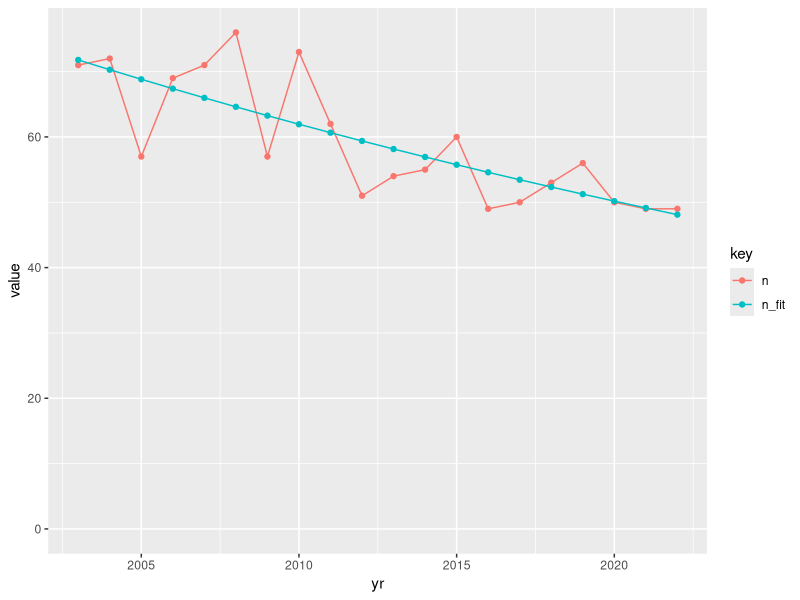
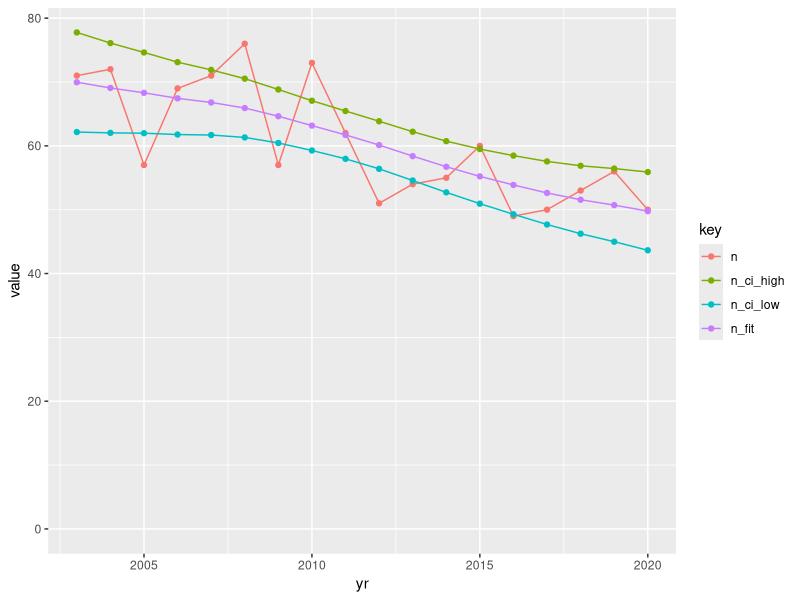

Recreate these plots in R, in order.
library(tidyverse)

# https://violenciagenero.igualdad.gob.es/violenciaEnCifras/victimasMortales/fichaMujeres/2023/VMortales_2023_09_01.pdf

the_data <-  tribble(~yr, ~n,
                     2003, 71,
                     2004, 72,
                     2005, 57,
                     2006, 69,
                     2007, 71,
                     2008, 76,
                     2009, 57,
                     2010, 73,
                     2011, 62,
                     2012, 51,
                     2013, 54,
                     2014, 55,
                     2015, 60,
                     2016, 49,
                     2017, 50,
                     2018, 53,
                     2019, 56,
                     2020, 50,
                     2021, 49,
                     2022, 49) %>% 
  mutate(t = 1:nrow(.), .before = 2)


poiss_glm <- glm(n ~ t, data = the_data, family = "poisson")

summary(poiss_glm)

log_lambda_fit <- coef(poiss_glm)["(Intercept)"] + coef(poiss_glm)["t"] * the_data$t
res_data <- the_data %>% 
  mutate(n_fit = exp(log_lambda_fit))

res_data %>% 
  gather(key, value, -yr, -t) %>% 
  ggplot(aes(x = yr, y = value, colour = key)) +
  geom_line() +
  geom_point() +
  ylim(0, NA)

# % disminución media anual del numero de asesinatos
(exp(coef(poiss_glm)["t"]) - 1) * 100

### https://www.ine.es/jaxiT3/Datos.htm?t=56937#!tabs-tabla
total_m <- tribble(~yr, ~n,
                   2002, 24121834,	
                   2003, 23986952,	
                   2004, 23794728,	
                   2005, 23678767,	
                   2006, 23622448,	
                   2007, 23586945,	
                   2008, 23597473,	
                   2009, 23648876,	
                   2010, 23700373,	
                   2011, 23662983,	
                   2012, 23553902,	
                   2013, 23433048,	
                   2014, 23226305,	
                   2015, 22873931,	
                   2016, 22459813,	
                   2017, 22120648,	
                   2018, 21766121,	
                   2019, 21458232,	
                   2020, 21096666
                   )

total_m_0_4 <- tribble(~yr, ~n,
                       2002, 950027	,
                       2003, 980664	,
                       2004, 1002765	,
                       2005, 1023234	,
                       2006, 1046948	,
                       2007, 1073363	,
                       2008, 1103044	,
                       2009, 1143743	,
                       2010, 1183455	,
                       2011, 1201103	,
                       2012, 1204803	,
                       2013, 1203024	,
                       2014, 1182868	,
                       2015, 1146609	,
                       2016, 1111140	,
                       2017, 1075664	,
                       2018, 1040022	,
                       2019, 1003688	,
                       2020, 960865)

total_m_5_9 <- tribble(~yr, ~n,
                       2002, 1113557	,
                       2003, 1129113	,
                       2004, 1152163	,
                       2005, 1176310	,
                       2006, 1190018	,
                       2007, 1197563	,
                       2008, 1199130	,
                       2009, 1190426	,
                       2010, 1173368	,
                       2011, 1152604	,
                       2012, 1131023	,
                       2013, 1109150	,
                       2014, 1079480	,
                       2015, 1044265	,
                       2016, 1009154	,
                       2017, 976972	,
                       2018, 952718	,
                       2019, 938704	,
                       2020, 930961)

total_m_10_14 <- tribble(~yr, ~n,
                         2002, 1223325	,
                         2003, 1213807	,
                         2004, 1193642	,
                         2005, 1168930	,
                         2006, 1146330	,
                         2007, 1126465	,
                         2008, 1108660	,
                         2009, 1089736	,
                         2010, 1074430	,
                         2011, 1061044	,
                         2012, 1044204	,
                         2013, 1029663	,
                         2014, 1020453	,
                         2015, 1014719	,
                         2016, 1012356	,
                         2017, 1015764	,
                         2018, 1023357	,
                         2019, 1029163	,
                         2020, 1025104)


the_data_m <- total_m %>% 
  full_join(total_m_0_4, by = "yr", suffix = c("_total", "_0_4")) %>% 
  full_join(total_m_5_9, by = "yr") %>% 
  full_join(total_m_10_14, by = "yr", suffix = c("_5_9", "_10_14")) %>% 
  mutate(n_adultas = n_total - n_0_4 - n_5_9 - n_10_14) %>% 
  select(yr, n_adultas) %>% 
  mutate(yr = rev(yr)) %>% 
  arrange(yr)

probe <- the_data_m %>% 
  inner_join(the_data) %>% 
  mutate(n_100K = n / n_adultas * 100000)

poiss_glm <- glm(n ~ t, data = probe, family = "poisson", offset = log(n_adultas/100000))

summary(poiss_glm)

# log_lambda_fit <- coef(poiss_glm)["(Intercept)"] + coef(poiss_glm)["t"] * probe$t
# log_lambda_ci_low <- coef(poiss_glm)["(Intercept)"] + confint(poiss_glm)["t", "2.5 %"] * probe$t
# log_lambda_ci_high <- coef(poiss_glm)["(Intercept)"] + confint(poiss_glm)["t", "97.5 %"] * probe$t
# 
# res_data <- probe %>% 
#   mutate(n_fit = exp(log_lambda_fit),
#          n_ci_low = exp(log_lambda_ci_low),
#          n_ci_high = exp(log_lambda_ci_high))

pred <- predict(poiss_glm, type = "response", se.fit = TRUE)

res_data <- probe %>%
  mutate(n_fit     = pred$fit,
         n_ci_low  = n_fit - 2*pred$se.fit,
         n_ci_high = n_fit + 2*pred$se.fit)
  
res_data %>% 
  gather(key, value, -yr, -t, -n_adultas, -n_100K) %>% 
  ggplot(aes(x = yr, y = value, colour = key)) +
  geom_line() +
  geom_point() +
  ylim(0, NA)

# % disminución media anual del numero de asesinatos por cada 10M de mujeres adultas
(exp(coef(poiss_glm)["t"]) - 1) * 100

